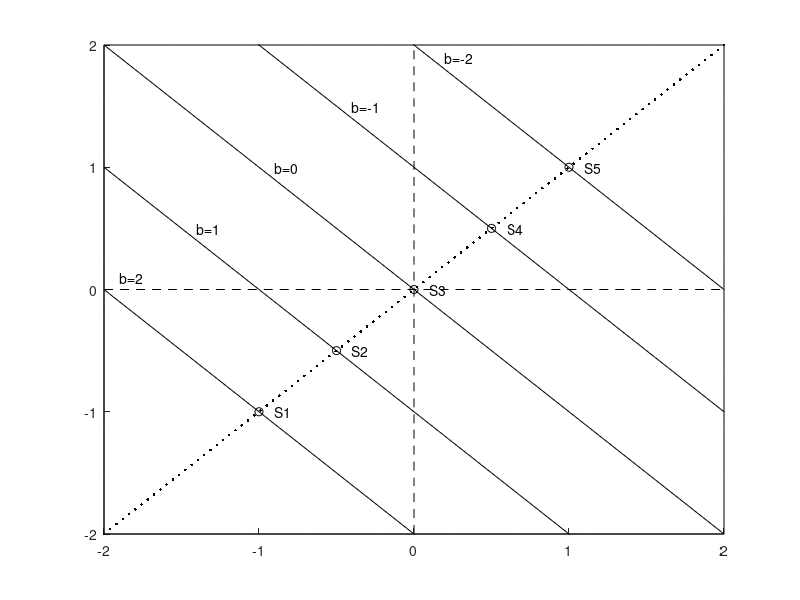

MATLAB code for this plot:
close all;
hold on 
xlim([-2,2])
ylim([-2,2])

plot(linspace(-2,2,10),2*ones(10,1),'black','LineWidth',.004)
plot(linspace(-2,2,10),-2*ones(10,1),'black','LineWidth',.004)
plot(2*ones(10,1),linspace(-2,2,10),'black','LineWidth',.004)
plot(-2*ones(10,1),linspace(-2,2,10),'black','LineWidth',.004)

plot(0*ones(10,1),linspace(-2,2,10),'--black')
plot(linspace(-2,2,10),0*ones(10,1),'--black')

a_1 = 1; a_2 = 1; 
% a1x + a2y + b =0; y = (-b -a1x)/a2
% orthogonal y = a2/a1 * x
for b = linspace(-2,2,5)
    plot(linspace(-2,2,10), -b -a_1*linspace(-2,2,10)/a_2,'black')
end

text(-1.9,.1,'b=2')
text(-1.4,.5,'b=1')
text(-.9,1,'b=0')
text(-.4,1.5,'b=-1')
text(0.2,1.9,'b=-2')

plot(linspace(-2,2,100),a_2/a_1*linspace(-2,2,100),'.black')

plot(-1,-1,'oblack'); text(-.9,-1,'S1')
plot(-.5,-.5,'oblack'); text(-.4,-.5,'S2')
plot(0,0,'oblack'); text(.1,0,'S3')
plot(.5,.5,'oblack'); text(.6,.5,'S4')
plot(1,1,'oblack'); text(1.1,1,'S5')